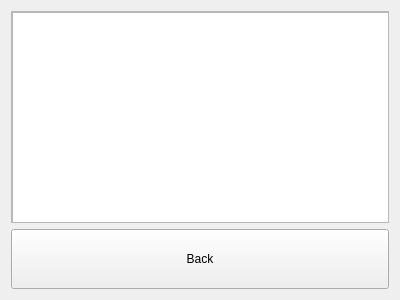
<?xml version="1.0" encoding="UTF-8"?>
<ui version="4.0">
 <class>Form</class>
 <widget class="QWidget" name="Form">
  <property name="geometry">
   <rect>
    <x>0</x>
    <y>0</y>
    <width>400</width>
    <height>300</height>
   </rect>
  </property>
  <property name="windowTitle">
   <string>Form</string>
  </property>
  <layout class="QGridLayout" name="gridLayout">
   <item row="0" column="0">
    <widget class="QScrollArea" name="scrollArea">
     <property name="widgetResizable">
      <bool>true</bool>
     </property>
     <widget class="QWidget" name="scrollAreaWidgetContents">
      <property name="geometry">
       <rect>
        <x>0</x>
        <y>0</y>
        <width>374</width>
        <height>216</height>
       </rect>
      </property>
      <widget class="QListWidget" name="resultsList">
       <property name="geometry">
        <rect>
         <x>0</x>
         <y>0</y>
         <width>381</width>
         <height>221</height>
        </rect>
       </property>
      </widget>
     </widget>
    </widget>
   </item>
   <item row="1" column="0">
    <widget class="QPushButton" name="backButton">
     <property name="sizePolicy">
      <sizepolicy hsizetype="Minimum" vsizetype="Minimum">
       <horstretch>0</horstretch>
       <verstretch>0</verstretch>
      </sizepolicy>
     </property>
     <property name="minimumSize">
      <size>
       <width>120</width>
       <height>60</height>
      </size>
     </property>
     <property name="text">
      <string>Back</string>
     </property>
    </widget>
   </item>
  </layout>
 </widget>
 <resources/>
 <connections/>
</ui>
